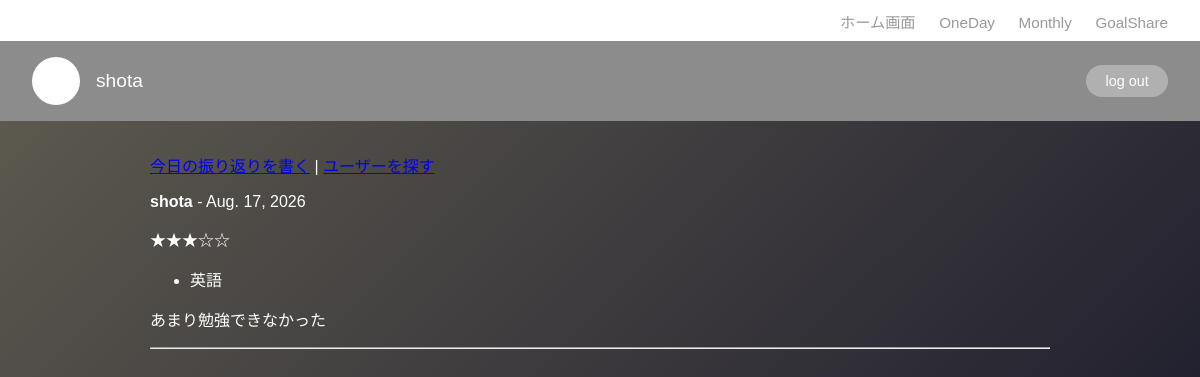
Before: /goalshare/ (signed in) with the older database file.
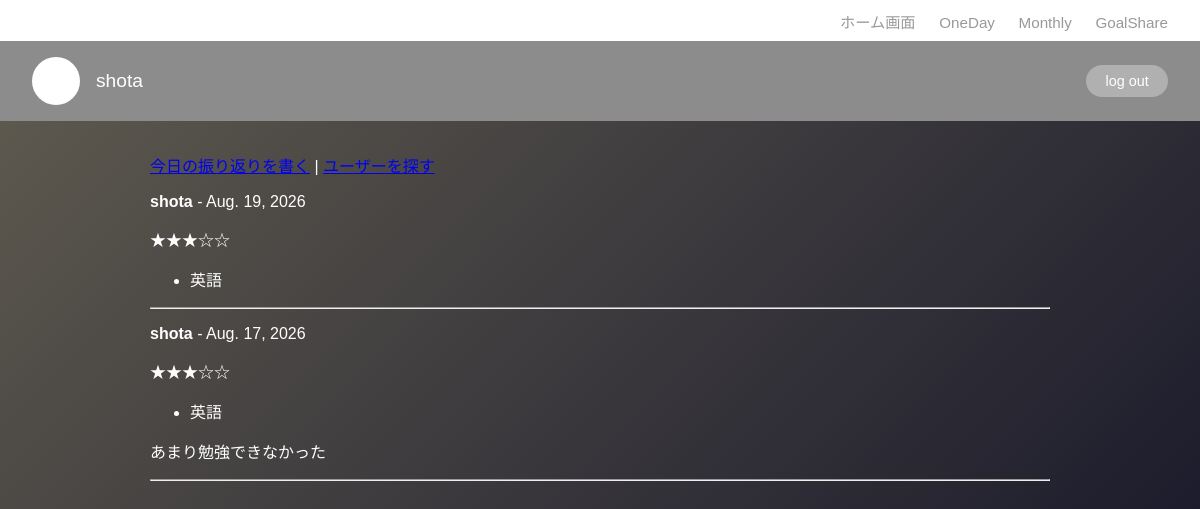
After: the same page with the newer database file.
### GoalShare/models.py (models this page shows, shortened)
class DailyReflection(models.Model):
    user = models.ForeignKey(User, on_delete=models.CASCADE, related_name='reflections')
    date = models.DateField(default=timezone.localdate)
    rating = models.PositiveSmallIntegerField(null=True, blank=True)
    comment = models.TextField(blank=True)
    completed_tasks_snapshot = models.TextField(blank=True)
    created_at = models.DateTimeField(auto_now_add=True)
    class Meta:
        unique_together = ('user', 'date')
        ordering = ['-date']

### GoalShare/views.py (the view)
# urls.py: path('goalshare/', views.timeline, name='goalshare_timeline'),
@login_required
def timeline(request):
    following_ids = request.user.following.values_list('following_id', flat=True)
    reflections = DailyReflection.objects.filter(
        user_id__in=list(following_ids) + [request.user.id]
    ).select_related('user')
    context = {
        'reflections': reflections,
    }
    return render(request, 'goalshare/timeline.html', context)

### templates/goalshare/timeline.html (shortened to what this page needs)
{% extends 'base.html' %}
{% block content %}
    <p>
        <a href="{% url 'goalshare_reflection_create' %}">今日の振り返りを書く</a> |
        <a href="{% url 'goalshare_user_search' %}">ユーザーを探す</a>
    </p>
    {% for reflection in reflections %}
        <div class="reflection-card">
            <p><strong>{{ reflection.user.username }}</strong> - {{ reflection.date }}</p>
            {% if reflection.rating %}
                <p>{% for i in "12345" %}{% if forloop.counter <= reflection.rating %}★{% else %}☆{% endif %}{% endfor %}</p>
            {% endif %}
            {% if reflection.completed_tasks_snapshot %}
                <ul>
                    {% for task in reflection.completed_tasks_snapshot.splitlines %}
                        <li>{{ task }}</li>
                    {% endfor %}
                </ul>
            {% endif %}
            {% if reflection.comment %}
                <p>{{ reflection.comment }}</p>
            {% endif %}
        </div>
        <hr>
    {% empty %}
        <p>タイムラインに投稿がありません。フォローしている人が投稿すると、ここに表示されます。</p>
    {% endfor %}
{% endblock %}

Changed rows visible on the page:
added DailyReflection: user.username "shota", date "Aug. 19, 2026", rating 3 (drawn), splitlines "英語"
